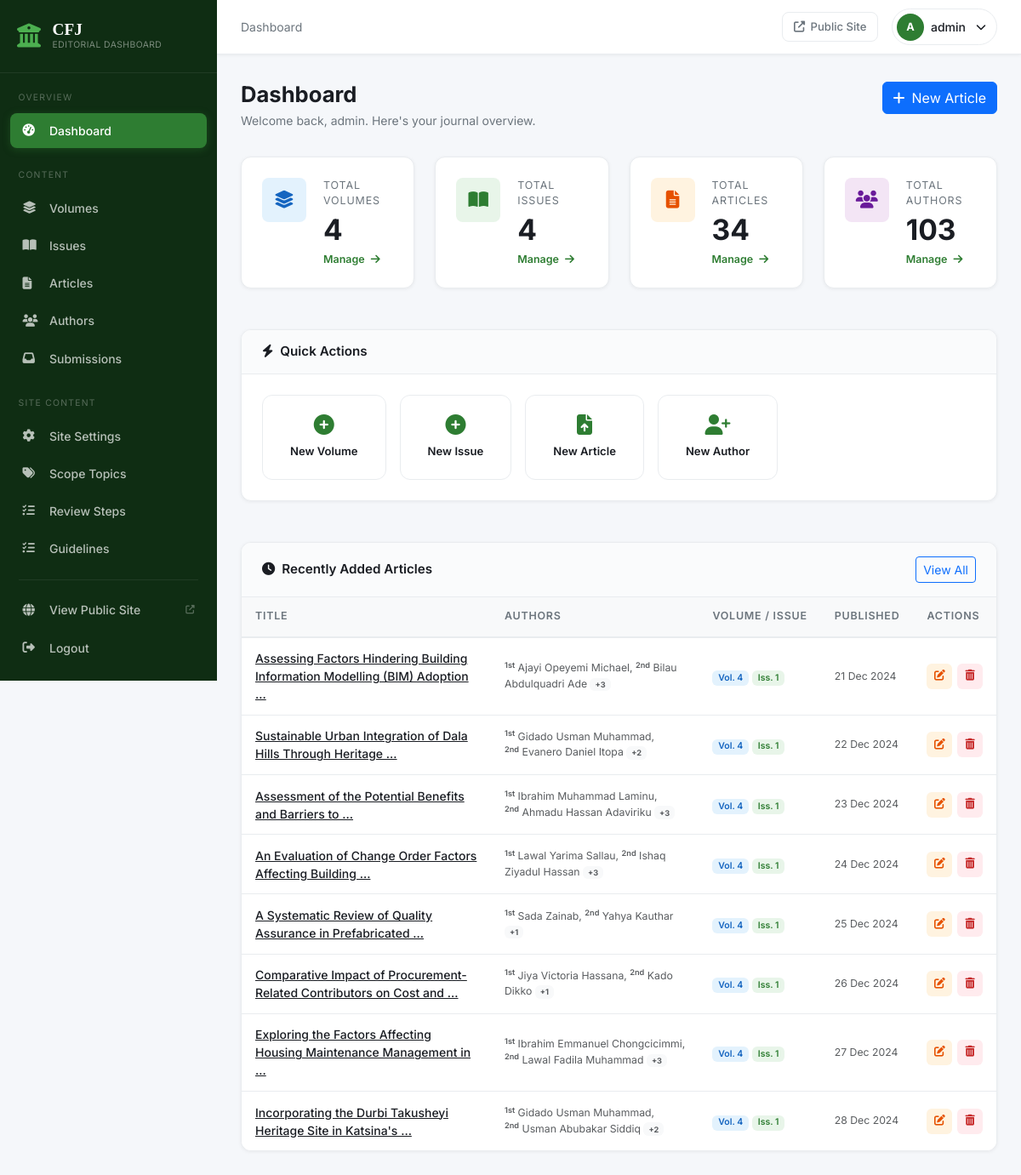
The page /dashboard/ (signed in) on the database its author committed.
### website/models.py (models this page shows, shortened)
class Article(models.Model):
    title = models.CharField(max_length=500)
    slug = models.SlugField(max_length=500, unique=True)
    abstract = models.TextField()
    keywords = models.CharField(max_length=500, help_text='Comma-separated keywords')
    authors = models.ManyToManyField(Author, through='ArticleAuthor', related_name='articles')
    volume = models.ForeignKey(
        Volume, on_delete=models.SET_NULL, null=True, blank=True, related_name='articles'
    )
    issue = models.ForeignKey(
        Issue, on_delete=models.SET_NULL, null=True, blank=True, related_name='articles'
    )
    pdf_file = models.FileField(upload_to='pdfs/')
    cover_image = models.ImageField(upload_to='covers/', blank=True, null=True)
    publication_date = models.DateField()
    doi = models.CharField(max_length=200, blank=True, verbose_name='DOI')
    is_featured = models.BooleanField(default=False, help_text='Show this article in the Featured Articles section on the homepage')
    created_at = models.DateTimeField(auto_now_add=True)
    updated_at = models.DateTimeField(auto_now=True)
    class Meta:
        ordering = ['-publication_date']
    def get_absolute_url(self):
        return reverse('website:article_detail', kwargs={'slug': self.slug})

class Author(models.Model):
    full_name = models.CharField(max_length=200)
    affiliation = models.CharField(max_length=300)
    email = models.EmailField(blank=True)
    biography = models.TextField(blank=True)
    class Meta:
        ordering = ['full_name']

class Volume(models.Model):
    volume_number = models.PositiveIntegerField(unique=True)
    year = models.PositiveIntegerField()
    description = models.TextField(blank=True)
    class Meta:
        ordering = ['-volume_number']

class Issue(models.Model):
    volume = models.ForeignKey(Volume, on_delete=models.CASCADE, related_name='issues')
    issue_number = models.PositiveIntegerField()
    publication_date = models.DateField()
    description = models.TextField(blank=True)
    class Meta:
        unique_together = ('volume', 'issue_number')
        ordering = ['volume', 'issue_number']

### src/views.py (the view)
# urls.py: path('dashboard/', include('src.urls', namespace='src')),
@login_required
def dashboard(request):
    recent_articles = (
        Article.objects
        .select_related('volume', 'issue')
        .prefetch_related(_ordered_authors)
        .order_by('-created_at')[:8]
    )
    return render(request, 'src/dashboard.html', {
        'total_volumes': Volume.objects.count(),
        'total_issues': Issue.objects.count(),
        'total_articles': Article.objects.count(),
        'total_authors': Author.objects.count(),
        'recent_articles': recent_articles,
    })

### src/context_processors.py (called while the page is built)
def pending_submissions_count(request):
    if not request.path.startswith('/dashboard/') or not request.user.is_authenticated:
        return {}
    return {
        'pending_submissions_count': Submission.objects.filter(status=Submission.STATUS_PENDING).count(),
    }

### website/context_processors.py (called while the page is built)
def site_settings(request):
    return {'site_settings': SiteSettings.load()}

### website/models.py (called while the page is built)
    @classmethod
    def load(cls):
        obj, _ = cls.objects.get_or_create(pk=1)
        return obj

### website/templatetags/journal_extras.py (called while the page is built)
@register.filter
def ordinal(value):
    try:
        n = int(value)
        if 11 <= (n % 100) <= 13:
            suffix = 'th'
        else:
            suffix = {1: 'st', 2: 'nd', 3: 'rd'}.get(n % 10, 'th')
        return f"{n}{suffix}"
    except (TypeError, ValueError):
        return value

### templates/src/dashboard.html (shortened to what this page needs)
{% extends 'src/base.html' %}
{% load journal_extras %}
{% block breadcrumb %}Dashboard{% endblock %}
{% block content %}
<div class="page-header">
  <div>
    <h1 class="page-title">Dashboard</h1>
    <p class="page-subtitle">Welcome back, {{ request.user.username }}. Here's your journal overview.</p>
  </div>
  <a href="{% url 'src:article_create' %}" class="btn btn-primary">
    <i class="fas fa-plus me-2"></i>New Article
  </a>
</div>
<div class="row g-4 mb-5">
  <div class="col-xl-3 col-md-6">
    <div class="stat-card stat-card-volumes">
      <div class="stat-card-icon">
        <i class="fas fa-layer-group"></i>
      </div>
      <div class="stat-card-body">
        <span class="stat-card-label">Total Volumes</span>
        <span class="stat-card-number">{{ total_volumes }}</span>
        <a href="{% url 'src:volume_list' %}" class="stat-card-link">
          Manage <i class="fas fa-arrow-right ms-1"></i>
        </a>
      </div>
    </div>
  </div>
  <div class="col-xl-3 col-md-6">
    <div class="stat-card stat-card-issues">
      <div class="stat-card-icon">
        <i class="fas fa-book-open"></i>
      </div>
      <div class="stat-card-body">
        <span class="stat-card-label">Total Issues</span>
        <span class="stat-card-number">{{ total_issues }}</span>
        <a href="{% url 'src:issue_list' %}" class="stat-card-link">
          Manage <i class="fas fa-arrow-right ms-1"></i>
        </a>
      </div>
    </div>
  </div>
  <div class="col-xl-3 col-md-6">
    <div class="stat-card stat-card-articles">
      <div class="stat-card-icon">
        <i class="fas fa-file-alt"></i>
      </div>
      <div class="stat-card-body">
        <span class="stat-card-label">Total Articles</span>
        <span class="stat-card-number">{{ total_articles }}</span>
        <a href="{% url 'src:article_list' %}" class="stat-card-link">
          Manage <i class="fas fa-arrow-right ms-1"></i>
        </a>
      </div>
    </div>
  </div>
  <div class="col-xl-3 col-md-6">
    <div class="stat-card stat-card-authors">
      <div class="stat-card-icon">
        <i class="fas fa-users"></i>
      </div>
      <div class="stat-card-body">
        <span class="stat-card-label">Total Authors</span>
        <span class="stat-card-number">{{ total_authors }}</span>
        <a href="{% url 'src:author_list' %}" class="stat-card-link">
          Manage <i class="fas fa-arrow-right ms-1"></i>
        </a>
      </div>
    </div>
  </div>
</div>
<div class="row g-4 mb-5">
  <div class="col-12">
    <div class="dash-card">
      <div class="dash-card-header">
        <h5 class="dash-card-title"><i class="fas fa-bolt me-2"></i>Quick Actions</h5>
      </div>
      <div class="dash-card-body">
        <div class="quick-actions">
          <a href="{% url 'src:volume_create' %}" class="quick-action-btn">
            <i class="fas fa-plus-circle"></i>
            <span>New Volume</span>
          </a>
          <a href="{% url 'src:issue_create' %}" class="quick-action-btn">
            <i class="fas fa-plus-circle"></i>
            <span>New Issue</span>
          </a>
          <a href="{% url 'src:article_create' %}" class="quick-action-btn">
            <i class="fas fa-file-upload"></i>
            <span>New Article</span>
          </a>
          <a href="{% url 'src:author_create' %}" class="quick-action-btn">
            <i class="fas fa-user-plus"></i>
            <span>New Author</span>
          </a>
        </div>
      </div>
    </div>
  </div>
</div>
<div class="dash-card">
  <div class="dash-card-header">
    <h5 class="dash-card-title"><i class="fas fa-clock me-2"></i>Recently Added Articles</h5>
    <a href="{% url 'src:article_list' %}" class="btn btn-outline-primary btn-sm">View All</a>
  </div>
  <div class="dash-card-body p-0">
    {% if recent_articles %}
    <div class="table-responsive">
      <table class="table dash-table mb-0">
        <thead>
          <tr>
            <th>Title</th>
            <th>Authors</th>
            <th>Volume / Issue</th>
            <th>Published</th>
            <th>Actions</th>
          </tr>
        </thead>
        <tbody>
          {% for article in recent_articles %}
          <tr>
            <td>
              <div class="table-article-title">
                <a href="{{ article.get_absolute_url }}" target="_blank">
                  {{ article.title|truncatewords:8 }}
                </a>
              </div>
            </td>
            <td class="text-muted small">
              {% for author in article.authors.all|slice:":2" %}
                <sup class="fw-semibold">{{ forloop.counter|ordinal }}</sup>&nbsp;{{ author.full_name }}{% if not forloop.last %}, {% endif %}
              {% endfor %}
              {% if article.authors.count > 2 %}
                <span class="badge bg-light text-muted">+{{ article.authors.count|add:"-2" }}</span>
              {% endif %}
            </td>
            <td>
              {% if article.volume %}
              <span class="badge badge-volume">Vol. {{ article.volume.volume_number }}</span>
              {% endif %}
              {% if article.issue %}
              <span class="badge badge-issue">Iss. {{ article.issue.issue_number }}</span>
              {% endif %}
            </td>
            <td class="text-muted small">{{ article.publication_date|date:"d M Y" }}</td>
            <td>
              <div class="table-actions">
                <a href="{% url 'src:article_edit' article.pk %}" class="table-action-btn edit" title="Edit">
                  <i class="fas fa-edit"></i>
                </a>
                <a href="{% url 'src:article_delete' article.pk %}" class="table-action-btn delete" title="Delete">
                  <i class="fas fa-trash-alt"></i>
                </a>
              </div>
            </td>
          </tr>
          {% endfor %}
        </tbody>
      </table>
    </div>
    {% else %}
    <div class="empty-dash text-center py-5">
      <i class="fas fa-file-alt fa-3x text-muted mb-3"></i>
      <p class="text-muted">No articles yet. <a href="{% url 'src:article_create' %}">Create your first article</a>.</p>
    </div>
    {% endif %}
  </div>
</div>
{% endblock %}

### templates/src/base.html (shortened to what this page needs)
{% load static %}
<!DOCTYPE html>
<html lang="en">
<head>
  <link href="https://cdn.jsdelivr.net/npm/bootstrap@5.3.2/dist/css/bootstrap.min.css" rel="stylesheet">
  <link href="https://cdnjs.cloudflare.com/ajax/libs/font-awesome/6.5.0/css/all.min.css" rel="stylesheet">
  <link rel="stylesheet" href="{% static 'css/dashboard.css' %}">
</head>
<body class="dashboard-body">
  {% include 'src/partials/sidebar.html' %}
  <div class="dashboard-main">
    <header class="dash-header">
      <div class="dash-header-left">
        <div class="dash-breadcrumb">{% block breadcrumb %}Dashboard{% endblock %}</div>
      </div>
      <div class="dash-header-right">
        <a href="{% url 'website:home' %}" class="header-action-btn" target="_blank" title="View Public Site">
          <i class="fas fa-external-link-alt"></i>
          <span>Public Site</span>
        </a>
        <div class="header-user-menu">
          <div class="header-user">
            <div class="user-avatar">{{ request.user.username|first|upper }}</div>
            <span class="user-name">{{ request.user.username }}</span>
            <i class="fas fa-chevron-down fa-xs ms-1"></i>
          </div>
        </div>
      </div>
    </header>
    <div class="dash-content">
      {% block content %}{% endblock %}
    </div>
  </div>
</body>
</html>

### rows shown on the page
Article: title "Assessing Factors Hindering Building Information Modelling (BIM) Adoption …", authors.count|add "3", volume.volume_number "4", issue.issue_number "1", publication_date "21 Dec 2024"
Author: full_name "Ajayi Opeyemi Michael"
Author: full_name "Bilau Abdulquadri Ade"
Article: title "Sustainable Urban Integration of Dala Hills Through Heritage …", authors.count|add "2", volume.volume_number "4", issue.issue_number "1", publication_date "22 Dec 2024"
Author: full_name "Gidado Usman Muhammad"
Author: full_name "Evanero Daniel Itopa"
Article: title "Assessment of the Potential Benefits and Barriers to …", authors.count|add "3", volume.volume_number "4", issue.issue_number "1", publication_date "23 Dec 2024"
Author: full_name "Ibrahim Muhammad Laminu"
Author: full_name "Ahmadu Hassan Adaviriku"
Article: title "An Evaluation of Change Order Factors Affecting Building …", authors.count|add "3", volume.volume_number "4", issue.issue_number "1", publication_date "24 Dec 2024"
Author: full_name "Lawal Yarima Sallau"
Author: full_name "Ishaq Ziyadul Hassan"
Article: title "A Systematic Review of Quality Assurance in Prefabricated …", authors.count|add "1", volume.volume_number "4", issue.issue_number "1", publication_date "25 Dec 2024"
Author: full_name "Sada Zainab"
Author: full_name "Yahya Kauthar"
Article: title "Comparative Impact of Procurement-Related Contributors on Cost and …", authors.count|add "1", volume.volume_number "4", issue.issue_number "1", publication_date "26 Dec 2024"
Author: full_name "Jiya Victoria Hassana"
Author: full_name "Kado Dikko"
Article: title "Exploring the Factors Affecting Housing Maintenance Management in …", authors.count|add "3", volume.volume_number "4", issue.issue_number "1", publication_date "27 Dec 2024"
Author: full_name "Ibrahim Emmanuel Chongcicimmi"
Author: full_name "Lawal Fadila Muhammad"
Article: title "Incorporating the Durbi Takusheyi Heritage Site in Katsina's …", authors.count|add "2", volume.volume_number "4", issue.issue_number "1", publication_date "28 Dec 2024"
Author: full_name "Usman Abubakar Siddiq"

### other values the page prints
{{ request.user.username|first|upper }} "A"
{{ request.user.username }} "admin"
{{ total_volumes }} "4"
{{ total_issues }} "4"
{{ total_articles }} "34"
{{ total_authors }} "103"
